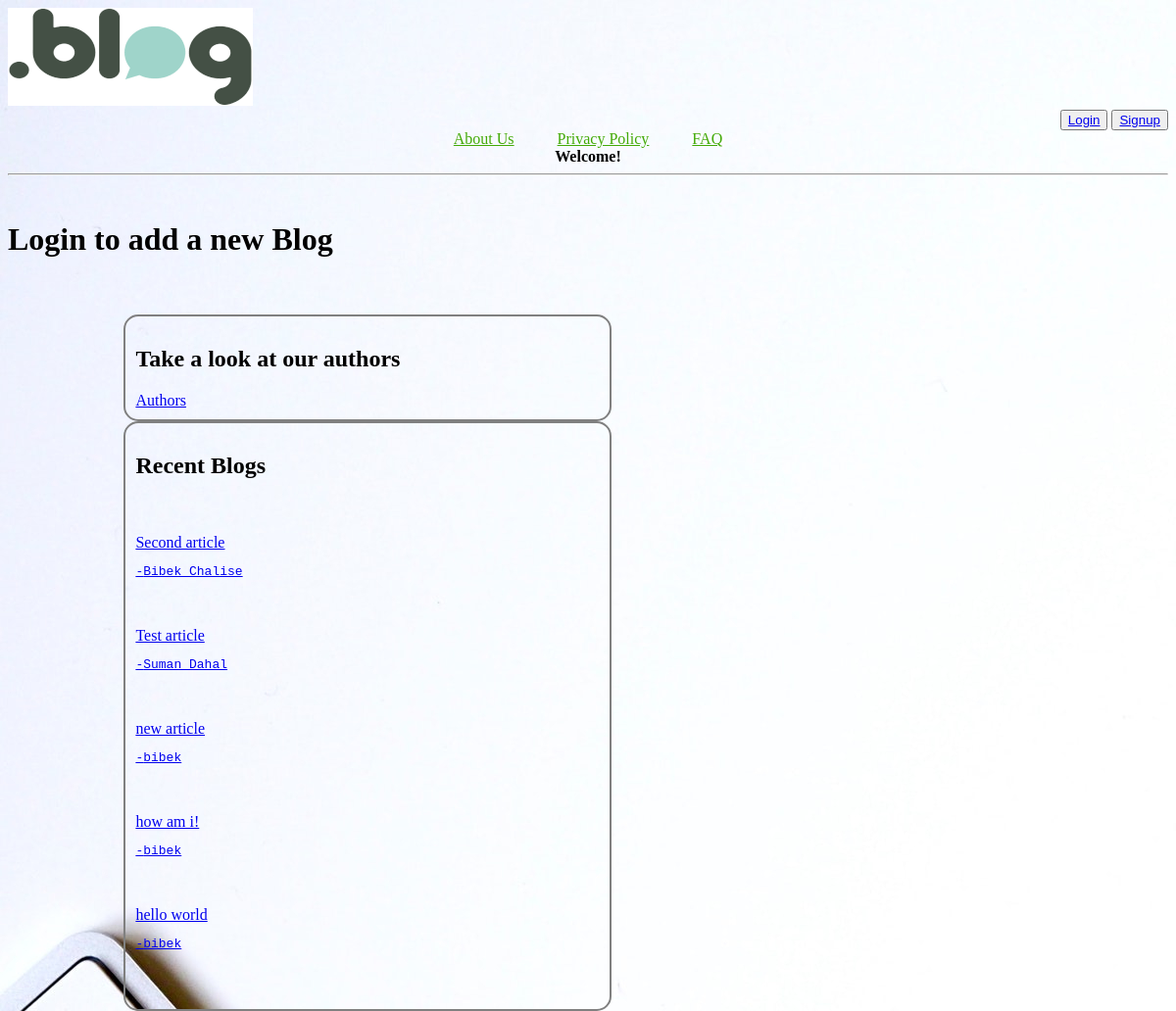
Screenshot of /blog/ with the database file from the repository.
### blog/models.py (models this page shows, shortened)
class Article(models.Model):
    title = models.CharField(max_length=100)
    author = models.CharField(max_length=50)
    pub_date = models.DateTimeField(auto_now_add=True)
    body = models.TextField()

### blog/views.py (the view)
# urls.py: path('blog/', views.homepage, name='homepage'),
def homepage(request):
    articles = Article.objects.all()
    return render(request, 'homepage.html', {'articles':articles})

### blog/templates/homepage.html (shortened to what this page needs)
{% extends "base.html" %}
{% load static %}
{% block content %}
  <head>
  </head>
  <body style="background-image: url('{% static "images/back4.jpg" %}');height:600px;";>
    <b>
      <div align="center">Welcome!</div></b><hr/><br/>
    <h1>
            Login to add a new Blog    </h1><br/><br/>
   <div id ="middle">
     <h2>Take a look at our authors</h2>
     <a href="/authors/">Authors</a>
   </div>
    <div id="middle">
     <h2>Recent Blogs</h2><br><br>
      <div>
          {% for articles in articles %}
          <a href="{{ articles.id }}">
              {{ articles.title }}   <pre>-{{ articles.author }}</pre><br><br>
          </a>
          {% endfor %}
      {% endblock %}

### blog/templates/homepage.html (style rules this page uses)
#middle { position: relative; left:10%; padding: 10px; border-radius:15px; border: 2px solid gray; width:40%; position: relative; }

### rows the page displays
Article: title "Second article", author "Bibek Chalise"
Article: title "Test article", author "Suman Dahal"
Article: title "new article", author "bibek"
Article: title "how am i!", author "bibek"
Article: title "hello world", author "bibek"
